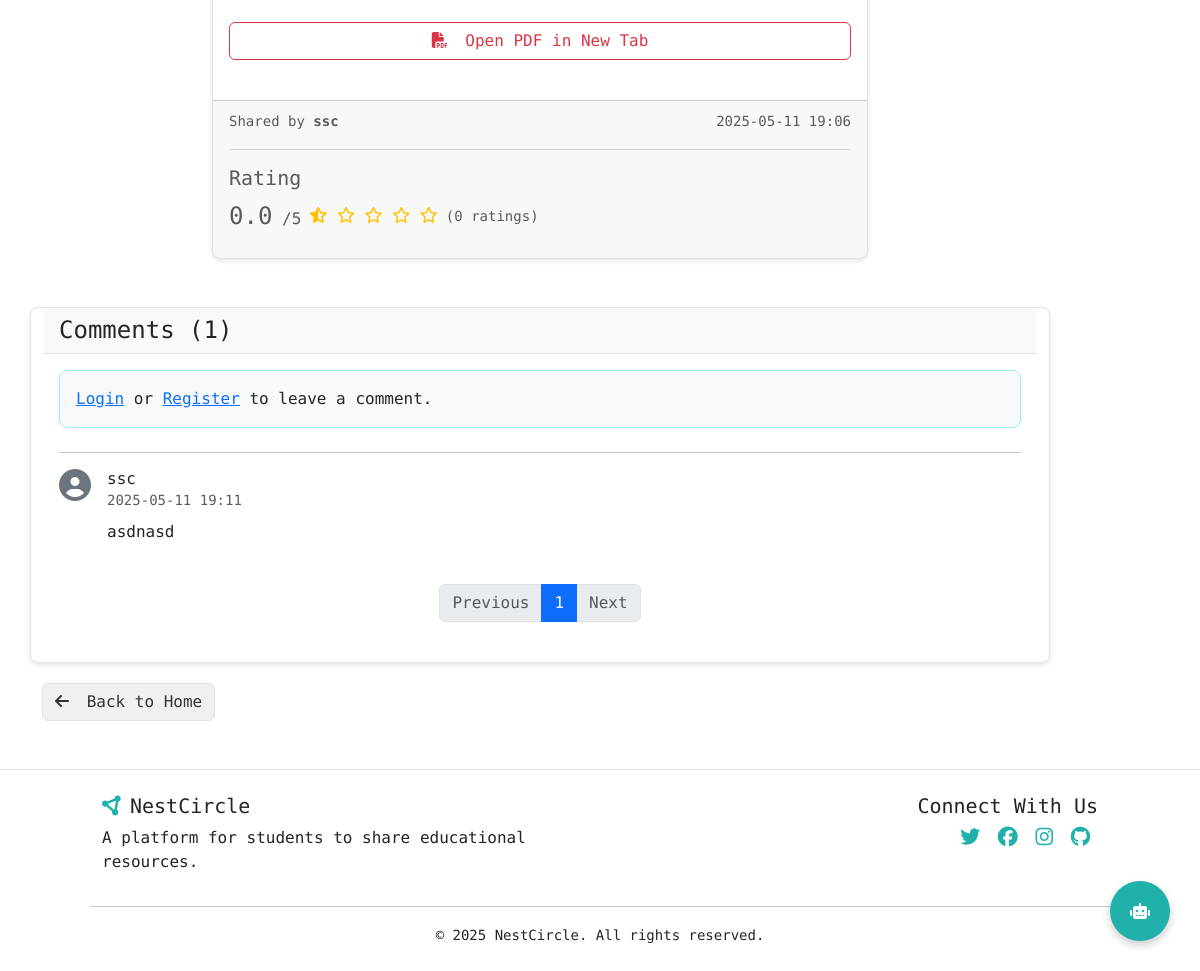
The app's page /resource/1 (lower part), older data.
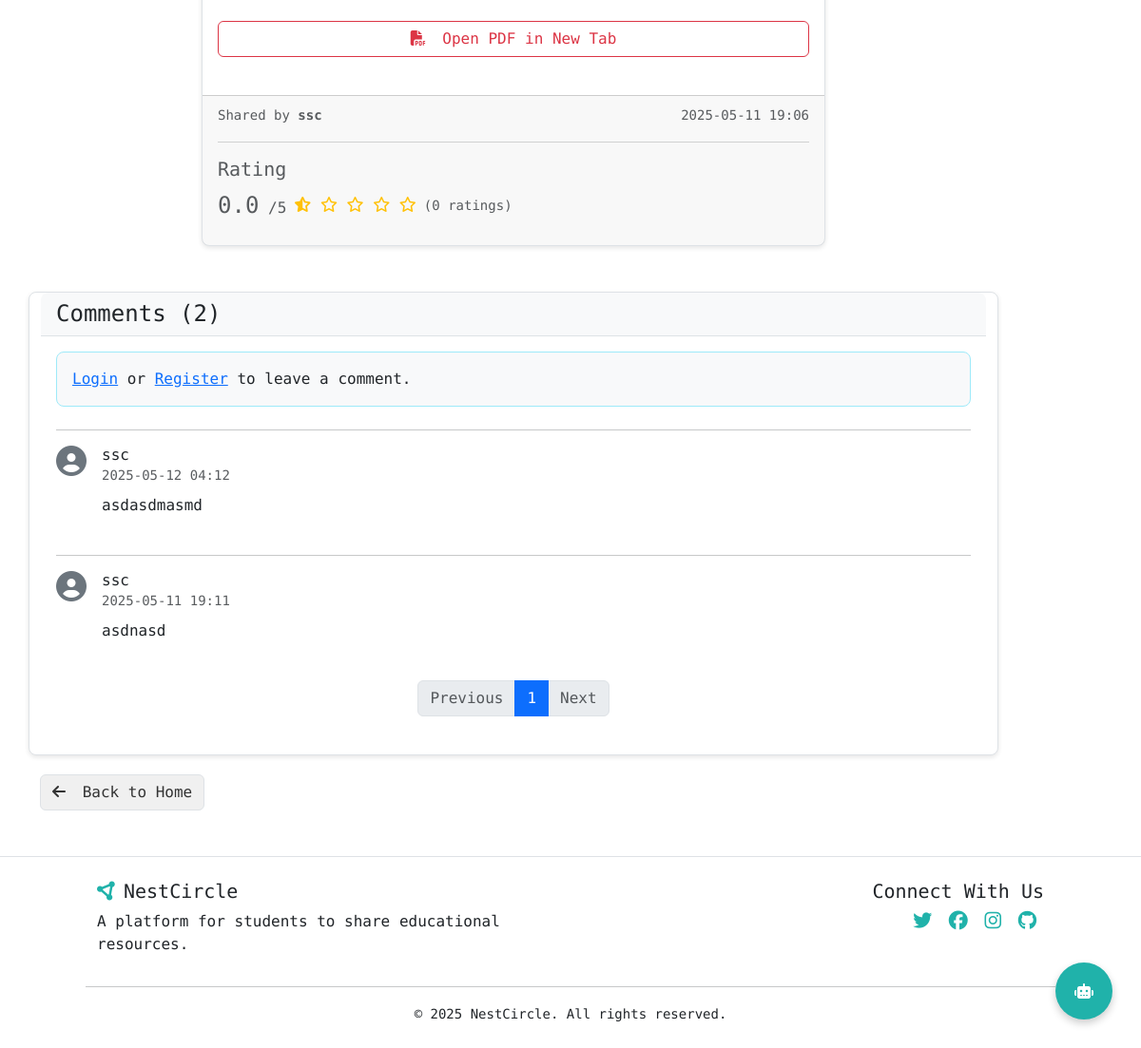
The same page, newer data.
### app.py (models this page shows, shortened)
class Comment(db.Model):
    id = db.Column(db.Integer, primary_key=True)
    content = db.Column(db.Text, nullable=False)
    date_posted = db.Column(db.DateTime, nullable=False, default=datetime.utcnow)
    user_id = db.Column(db.Integer, db.ForeignKey('user.id'), nullable=False)
    resource_id = db.Column(db.Integer, db.ForeignKey('resource.id'), nullable=False)

class User(db.Model, UserMixin):
    id = db.Column(db.Integer, primary_key=True)
    username = db.Column(db.String(20), unique=True, nullable=False)
    email = db.Column(db.String(120), unique=True, nullable=False)
    password = db.Column(db.String(60), nullable=False)
    role = db.Column(db.String(20), nullable=False, default='user')  # 'user', 'moderator', 'admin'
    email_verified = db.Column(db.Boolean, default=False)
    notification_preferences = db.Column(db.Text, default='{"new_resources": true, "comments_on_resources": true, "ratings_on_resources": false}')
    resources = db.relationship('Resource', backref='author', lazy=True)
    ratings = db.relationship('Rating', backref='user', lazy=True)
    comments = db.relationship('Comment', backref='author', lazy=True)
    bookmarks = db.relationship('Bookmark', backref='user', lazy=True)

### app.py (the view)
@app.route('/resource/<int:resource_id>')
def resource(resource_id):
    resource = Resource.query.get_or_404(resource_id)
    user_rating = None
    is_bookmarked = False
    if resource.resource_type == 'youtube':
        print(f"DEBUG - YouTube URL in DB: {resource.content}")
        if 'youtu.be/' in resource.content:
            video_id = resource.content.split('youtu.be/')[1].split('?')[0]
            print(f"DEBUG - Extracted video ID: {video_id}")
    if current_user.is_authenticated:
        user_rating = Rating.query.filter_by(user_id=current_user.id, resource_id=resource_id).first()
        is_bookmarked = Bookmark.query.filter_by(user_id=current_user.id, resource_id=resource_id).first() is not None
    page = request.args.get('page', 1, type=int)
    per_page = 10  # Number of comments per page
    comments = Comment.query.filter_by(resource_id=resource_id).order_by(
        Comment.date_posted.desc()).paginate(page=page, per_page=per_page)
    return render_template('resource.html', resource=resource, user_rating=user_rating,
                          comments=comments, is_bookmarked=is_bookmarked)

### app.py (called while the page is built)
@app.context_processor
def inject_now():
    return {'now': datetime.utcnow()}

@app.context_processor
def inject_user_roles():
    return {'is_admin': current_user.is_authenticated and current_user.has_role('admin'),
            'is_moderator': current_user.is_authenticated and current_user.has_role('moderator')}

    @property
    def avg_rating(self):
        if not self.ratings:
            return 0
        return sum(r.rating for r in self.ratings) / len(self.ratings)

### templates/resource.html (shortened to what the changed rows need)
{% extends "base.html" %}
{% block content %}
<div class="row">
    <div class="col-md-8 mx-auto">
        <div class="card mb-4">
            <div class="card-footer text-muted">
                <div class="mb-3">
                    <div class="d-flex align-items-center mb-2">
                        <div>
                            {% for i in range(5) %}
                                {% if i < resource.avg_rating|int %}
                                    <i class="fas fa-star text-warning"></i>
                                {% elif i < resource.avg_rating|int + 0.5 %}
                                    <i class="fas fa-star-half-alt text-warning"></i>
                                {% else %}
                                    <i class="far fa-star text-warning"></i>
                                {% endif %}
                            {% endfor %}
                        </div>
                    </div>
                </div>
                </div>
            </div>
        </div>
        <div class="card mt-4">
            <div class="card-header bg-light">
                <h4 class="mb-0">Comments ({{ comments.total }})</h4>
            </div>
            <div class="card-body">
                {% if comments.items %}
                    <div class="comments">
                        {% for comment in comments.items %}
                            <div class="comment mb-4">
                                <div class="d-flex">
                                    <div class="me-3">
                                        <i class="fas fa-user-circle fa-2x text-secondary"></i>
                                    </div>
                                    <div class="flex-grow-1">
                                        <div class="d-flex justify-content-between align-items-center mb-2">
                                            <div>
                                                <h6 class="mb-0">{{ comment.author.username }}</h6>
                                                <small class="text-muted">{{ comment.date_posted.strftime('%Y-%m-%d %H:%M') }}</small>
                                            </div>
                                        </div>
                                        <p>{{ comment.content }}</p>
                                    </div>
                                </div>
                            </div>
                            {% if not loop.last %}<hr>{% endif %}
                        {% endfor %}
                    </div>
                    <nav aria-label="Comment pagination" class="my-4">
                        <ul class="pagination justify-content-center">
                            {% for page_num in comments.iter_pages(left_edge=1, right_edge=1, left_current=1, right_current=2) %}
                                {% if page_num %}
                                    <li class="page-item {% if page_num == comments.page %}active{% endif %}">
                                        <a class="page-link" href="{{ url_for('resource', resource_id=resource.id, page=page_num) }}">
                                            {{ page_num }}
                                        </a>
                                    </li>
                                {% else %}
                                    <li class="page-item disabled">
                                        <span class="page-link">...</span>
                                    </li>
                                {% endif %}
                            {% endfor %}
                        </ul>
                    </nav>
                {% else %}
                    <div class="text-center py-4">
                        <p class="text-muted mb-0">No comments yet. Be the first to comment!</p>
                    </div>
                {% endif %}
            </div>
        </div>
    </div>
{% endblock %}

Row changes from the older to the newer data that the page shows:
added Comment: author.username "ssc", date_posted "2025-05-12 04:12", content "asdasdmasmd"
Text that changed along with them:
{{ comments.total }}: "1" → "2"
